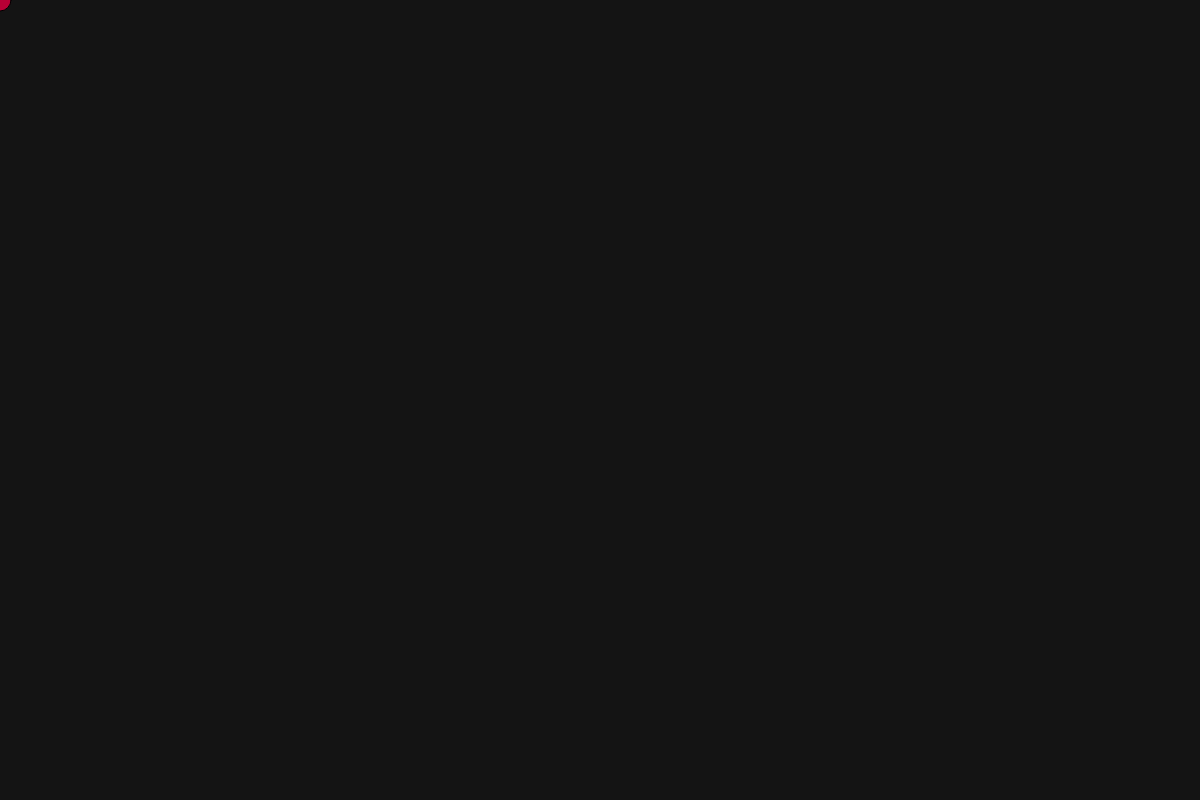
Frame 1 (no input)
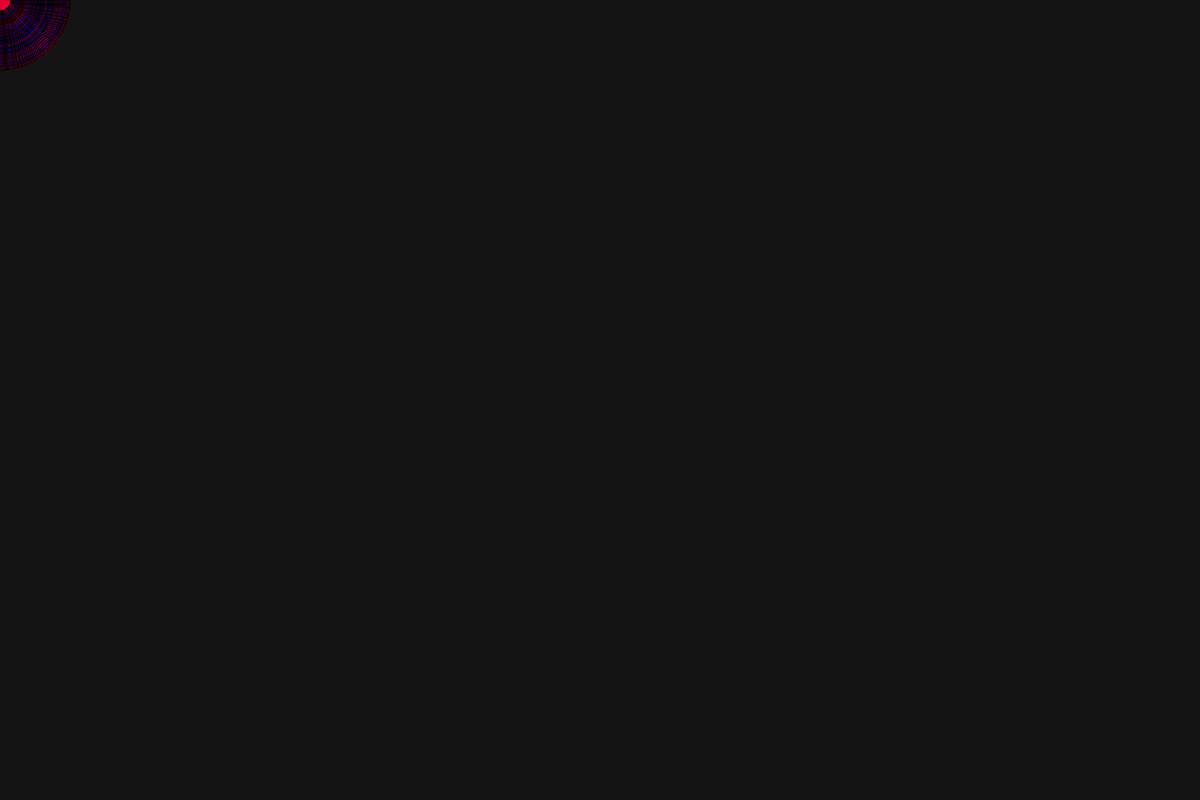
Frame 60 (no input)
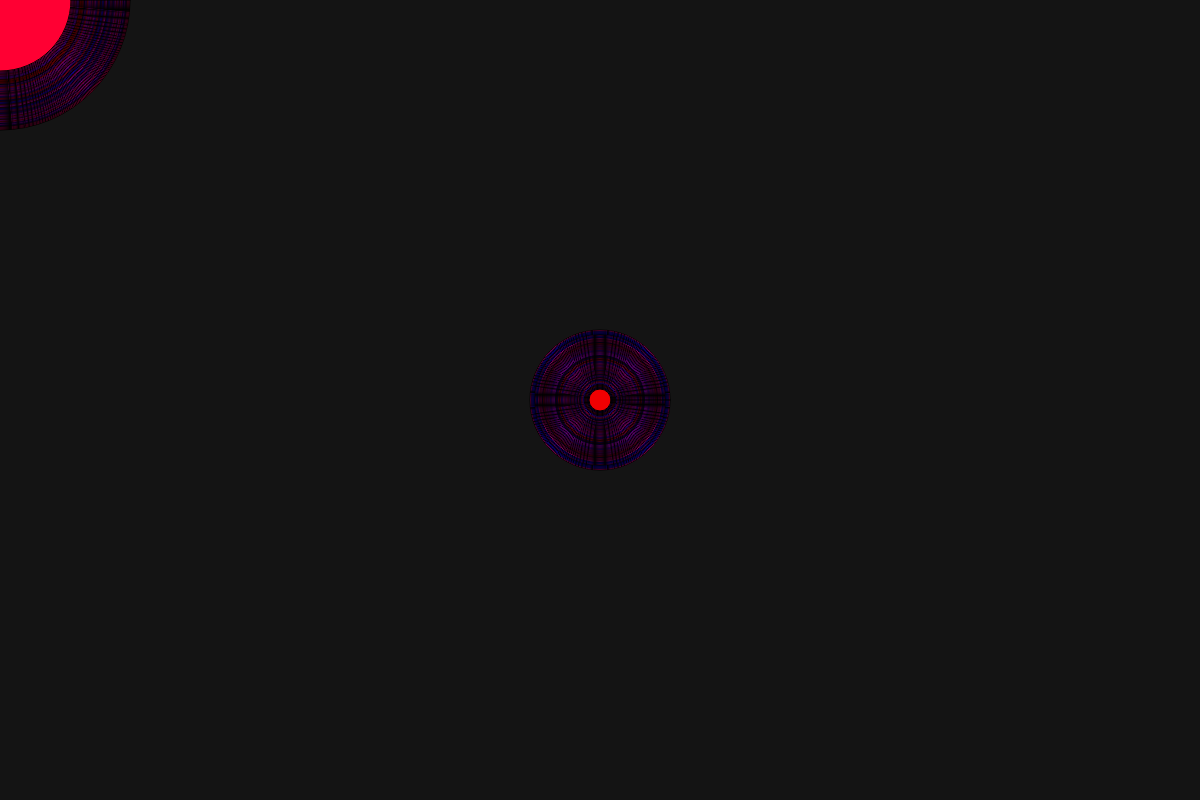
Frame 120 (the mouse pressed at the canvas centre since frame 60)

The p5.js sketch that drew these frames (run headless with seeded random() and noise() and a simulated clock; from frame 60 on, the mouse is pressed at the canvas centre):

// p5.js sketch
// ── sketch.js
let list_of_shapes = [];
let canvasX = 1200;
let canvasY = 800;
let flipR = 1;
let flipB = 1;

function setup() {
  createCanvas(canvasX, canvasY);
  background(20); 
}

function draw() {
  // print("s")

  // let rand1 = random(10, 50)
  print(frameRate)
  // print(frameCount)
  // if (frameCount % 1 == 0){
  //   list_of_shapes.push(addCircle());
  // }
  // for (let i = 0; i <= 10; i++){
  list_of_shapes.push(addCircle());
  // }
  if (list_of_shapes.length > 300) {
    list_of_shapes.splice(0, 10); // Remove the first 10 elements
  }
  for (let i = 0; i < list_of_shapes.length; i++) {
    
    list_of_shapes[i].radius += 1
    list_of_shapes[i].colorR += flipR
    if (list_of_shapes[i].colorR >= 255){
      flipR = -1
    
    } else if (list_of_shapes[i].colorR <= 0){
      flipR = 1
    }
     
    if (list_of_shapes[i].colorB >= 255){
      flipB = -1
    } else if (list_of_shapes[i].colorB <= 0){
      flipB = 1
    }

    displayCircle(list_of_shapes[i]);
  }
}

function addCircle() {
  let circle = {
    // x: random(100, canvasX - 100),
    // y: random(100, canvasY - 100),
    // radius: random(10, 100),
    x: mouseX,
    y: mouseY,
    radius: 10,
    colorR: random(255),
    colorG: 0,
    colorB: random(255),
    // fillColor: color(this.colorR, this.colorG, this.colorB)
  };
  return circle;
}

function displayCircle(circle) {
  fill(color(circle.colorR, circle.colorG, circle.colorB));
  ellipse(circle.x, circle.y, circle.radius * 2);
  // setAlpha(100)r
  // setAlpha();
}

// class Mob{
//   constructor(){

//   }


//   display() {
//     line(random(10, 500), random(100, 500), random(10, 500), random(100, 500));
//     stroke(random(0, 255));
//   }
// }
